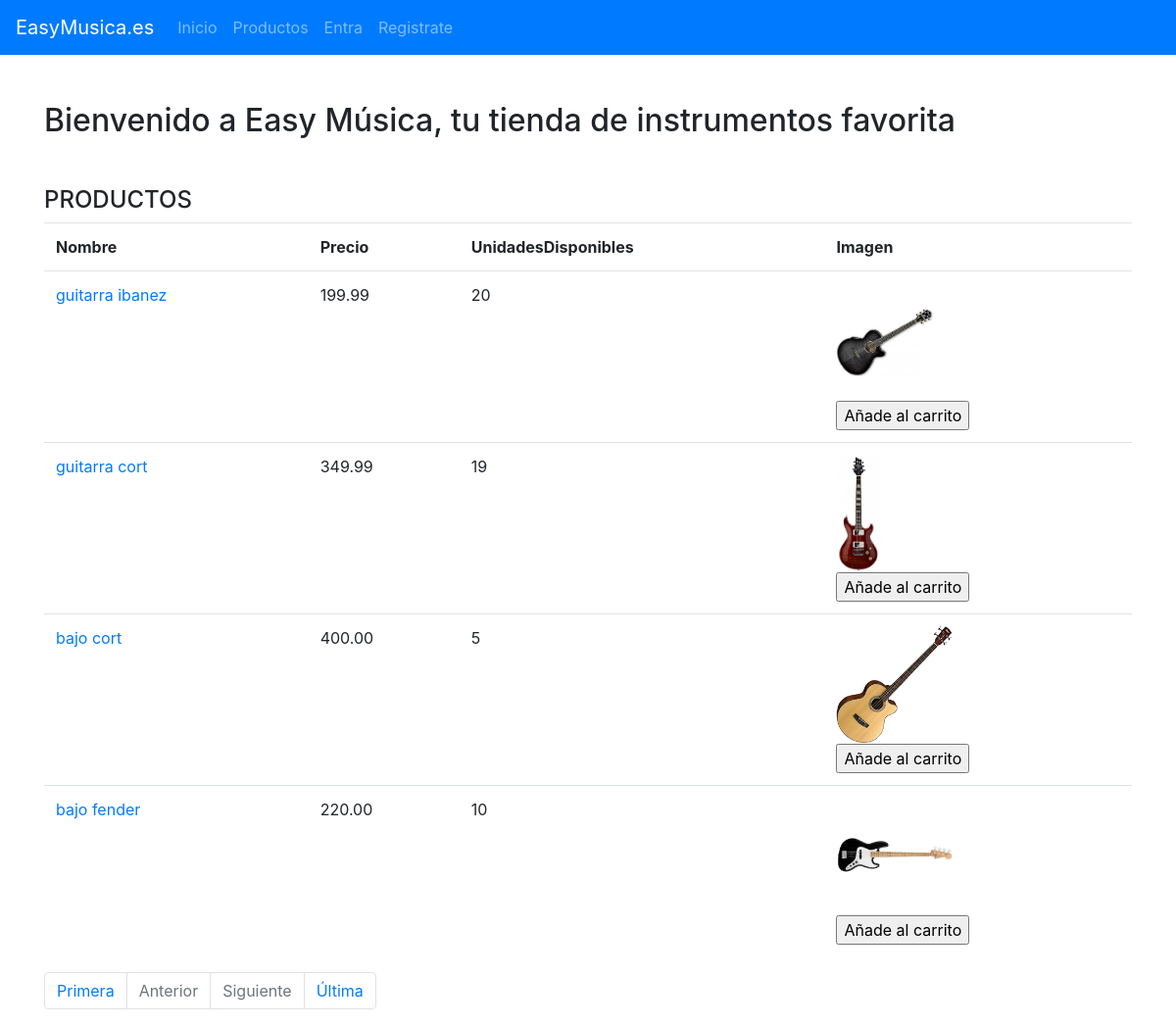
The app's page /php/aplicacion.php with its own data.
### tables this page shows
create table PRODUCTO (
    id int PRIMARY KEY AUTO_INCREMENT,
    nombre varchar(50) NOT NULL UNIQUE,
    descripcion text(1000) NOT NULL,
    precio decimal(7,2) NOT NULL,
    unidadesDisponibles int NOT NULL,
    imagen varchar(40) NOT NULL
);

### php/bbdd/peticiones.php (called while the page is built, shortened)
<?php
function dameProductosDisponibles($con)
{
    $query = "select * from producto where unidadesDisponibles>0";
    try {
        $st = $con->query($query);
        $st->execute();
        $rs = $st->fetchAll(PDO::FETCH_ASSOC);
        return $rs;
    } catch (Exception $e) {
        echo $e->getMessage();
    }
    return [];
}
function damePaginados($con, $num, $productosPorPagina)
{
    $query = "select * from producto where unidadesDisponibles>0 LIMIT " . $num . " , $productosPorPagina";
    try {
        $st = $con->query($query);
        $st->execute();
        $rs = $st->fetchAll(PDO::FETCH_ASSOC);
        return $rs;
    } catch (Exception $e) {
        echo $e->getMessage();
    }
    return [];
}
?>

### php/aplicacion.php (the view, shortened to what this page needs)
<?php
include "./bbdd/peticiones.php";
$con = getConexion();
$productos = dameProductosDisponibles($con);
$numero_de_productos = count($productos);
$num_prod_por_pagina = 4;
$numero_de_paginas = ceil($numero_de_productos / $num_prod_por_pagina);
if (isset($_GET['pagina'])) {
    $pagina = sanear('pagina');
    if (!is_numeric($pagina) || $pagina < 0 || $pagina > $numero_de_paginas) {
        $pagina = 1;
    }
} else
    $pagina = 1;
$offset = (($pagina - 1) * $num_prod_por_pagina);
$productos = damePaginados($con, $offset, $num_prod_por_pagina );
?><!doctype html>
<html lang="en">
  <head>
    <link rel="stylesheet" href="https://cdn.jsdelivr.net/npm/bootstrap@4.6.0/dist/css/bootstrap.min.css">
  </head>
<body>
<?php include "./includes/menu.php" ?>
    <div class="container">
        <h2 class="mt-5 mb-5">Bienvenido a Easy Música, tu tienda de instrumentos favorita</h2>
        <h4>PRODUCTOS</h4>
        <?php
        echo "<table class='table'>";
        echo "<tr>";
        foreach ($productos[0] as $key => $value) {
            if ($key != "id" && $key != "descripcion")
                echo "<th>$key</th>";
        }
        echo "</tr>";
        foreach ($productos as $key => $producto) {
            echo "<tr>";
            foreach ($producto as $campo => $valor) {
                if ($campo != "id" && $campo != "descripcion") {
                    echo "<td>";
                    if ($campo == "imagen")
                        echo "<img src='./public/img/$valor' height='120px'>";
                    elseif ($campo == "nombre")
                        echo "<a href='producto.php?id=" . $producto['id'] . "'>$valor</a>";
                    else
                        echo $valor;
                }
            }
            echo "<form action='insertaCarrito.php' method='POST'> ";
            echo "<input type='submit' name='insertaACarrito' value='Añade al carrito'>";
            echo "</form> ";
            echo "</tr>";
        }
        echo "</table>";
        ?>
        <nav>
        <ul class="pagination">
            <li class="page-item"><a class="page-link" href="?pagina=1">Primera</a></li>
            <li class="page-item <?php if ($pagina <= 1) {
                            echo 'disabled';
                        } ?>">
                <a class="page-link" href="<?php if ($pagina <= 1) {
                                echo '#';
                            } else {
                                echo "?pagina=" . ($pagina - 1);
                            } ?>">Anterior</a>
            </li>
            <li class="page-item <?php if ($pagina >= $numero_de_paginas) {
                            echo 'disabled';
                        } ?>">
                <a class="page-link" href="<?php if ($pagina >= $numero_de_paginas) {
                                echo '#';
                            } else {
                                echo "?pagina=" . ($pagina + 1);
                            } ?>">Siguiente</a>
            </li>
            <li class="page-item"><a class="page-link" href="?pagina=<?php echo $numero_de_paginas; ?>">Última</a></li>
        </ul>
        </nav>
    </div>
</body>
</html>

### php/includes/menu.php (shortened to what this page needs)
<nav class="navbar navbar-expand-lg navbar-dark bg-primary">
  <a class="navbar-brand" href="/php/aplicacion.php">EasyMusica.es</a>
  <div class="collapse navbar-collapse" id="navbarNav">
    <ul class="navbar-nav">
      <li class="nav-item">
        <a class="nav-link" href="/php/aplicacion.php">Inicio </a>
      </li>
      <li class="nav-item">
        <a class="nav-link" href="/php/productos.php">Productos </a>
      </li>
      <?php
        if(isset($_SESSION) && isset($_SESSION['id'])  ){
            echo "<li class='nav-item'><a class='nav-link' href='/php/areaPersonal.php'>Area personal</a></li>";
            echo "<li class='nav-item'><a class='nav-link' href='/php/carrito.php'>Carrito</a></li>";
            echo "<li class='nav-item'><a class='nav-link' href='/php/logout.php'>Salir</a></li>";
        }else{
            echo "<li class='nav-item'><a class='nav-link' href='/php/login.php'>Entra</a></li>";
            echo "<li class='nav-item'><a  class='nav-link' href='/php/registro.php'>Registrate</a></li>";
        }
    ?>
    </ul>
  </div>
</nav>

### records on screen
producto: nombre "guitarra ibanez", precio "199.99", unidadesDisponibles "20", imagen (picture)
producto: nombre "guitarra cort", precio "349.99", unidadesDisponibles "19", imagen (picture)
producto: nombre "bajo cort", precio "400.00", unidadesDisponibles "5", imagen (picture)
producto: nombre "bajo fender", precio "220.00", unidadesDisponibles "10", imagen (picture)
